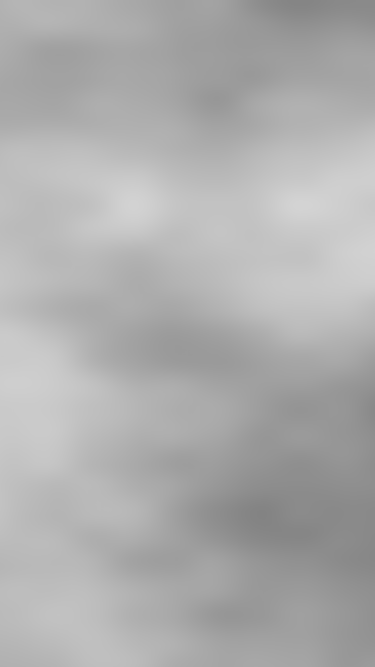
Frame 1 (no input)
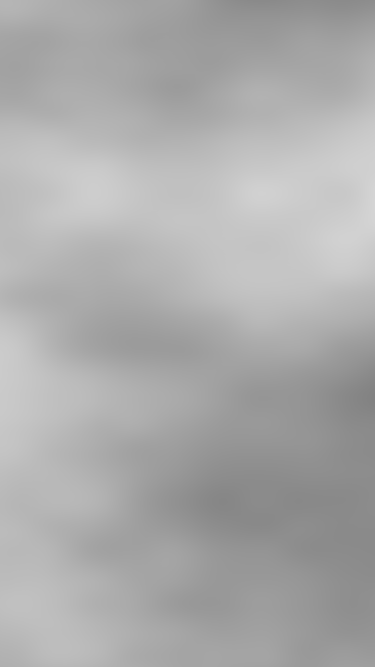
Frame 60 (the mouse pressed at the canvas centre just before this capture)
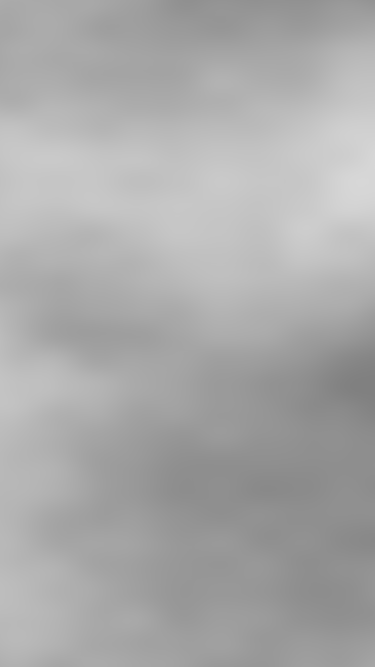
Frame 120 (the mouse held since frame 60 and released just before this capture)

The Processing sketch that drew these frames (run headless with seeded random() and noise(); from frame 60 on, the mouse is pressed at the canvas centre):

// Processing sketch: clouds
// ── clouds.pde
void setup(){
size(375, 667);
  loadPixels();
}
float t1 = 0.1;
float t2 = 10000;
float dark = 100;
float light = 255;

void draw(){



float xx=t1;
  for(int i = 0; i<width; i++){
    float yy=t2;
    for(int j = 0; j<height; j++){
      float bright = map(noise(xx,yy,t2),0,1,dark,light);
      pixels[i + j *width] = color(bright, bright, bright); 
      yy += 0.005;

    }
    xx += 0.003;

  }
  t1 +=0.002;
  t2 +=0.001;
  updatePixels();
}
